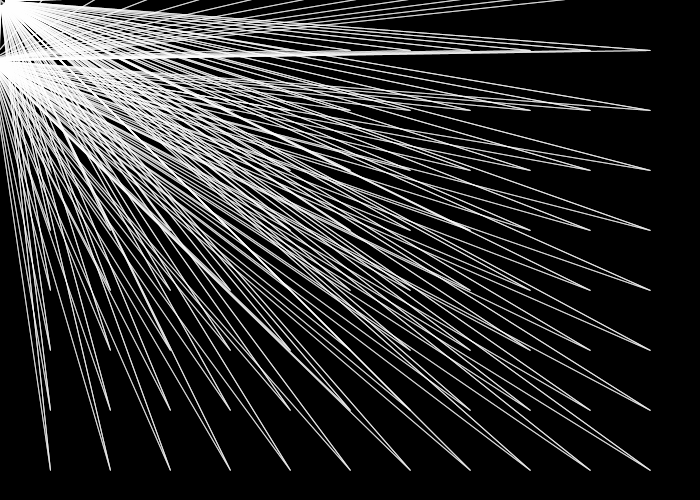
Frame 1 (no input)
Frame 60 (the mouse pressed at the canvas centre just before this capture): identical to frame 1, image omitted
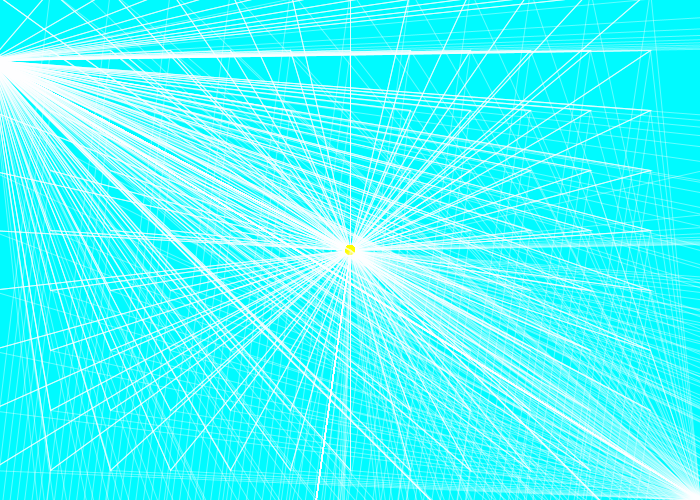
Frame 120 (the mouse held since frame 60 and released just before this capture)

The Processing sketch that drew these frames (run headless with seeded random() and noise(); from frame 60 on, the mouse is pressed at the canvas centre):

// Processing sketch: processing_2938
// ── processing_2938.pde

float a, b, p;  

void setup(){  
  a = -10;  
  b = 60; 
  size(700, 500); 
  smooth();  
  
}  

void draw(){  
  background(0, mouseY, mouseX, 100); 
  for(float y =a; y < height; y += b){  
    for(float x =a; x < width; x += b){  
     
      float d;  
      d = dist(mouseX, mouseY,x,y);  
      float c;  
      c = map(d,0, width, 5, 100); 
      stroke(255,100);  
      strokeWeight(1);
      noFill();  
      
      triangle(x, y, mouseX, mouseY, a, b); 
      triangle(x, y, a, b, mouseX, mouseY);
      triangle(a, b, mouseX, mouseY, x, y);
      triangle(x*mouseY, y*mouseY, mouseX, mouseY, a, b); 
      triangle(x, y, a*mouseY, b*mouseX, mouseX, mouseY);
      triangle(a, b, mouseX*2, mouseY*2, x, y);
      
  noCursor();
  noStroke();
  fill(mouseX,mouseY,0,50);
  ellipse(mouseX,mouseY,10,10);
    }  
  }  
}  
